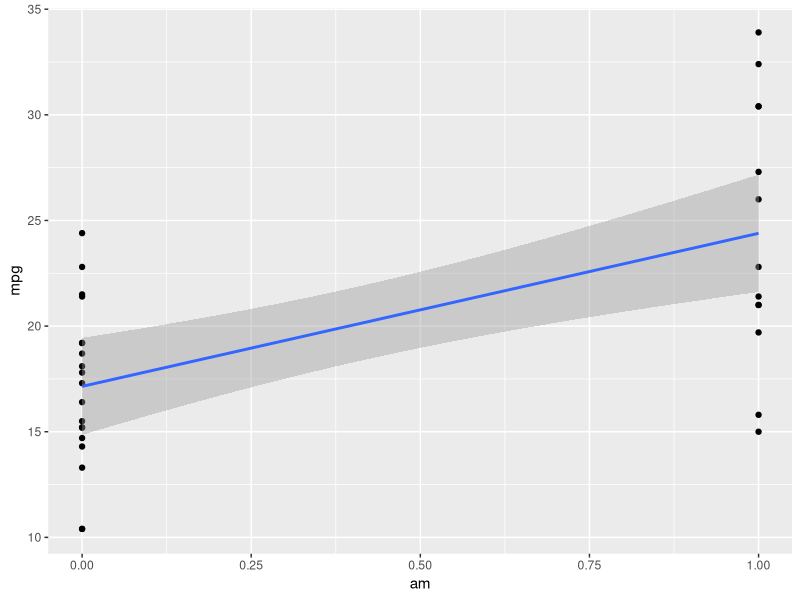
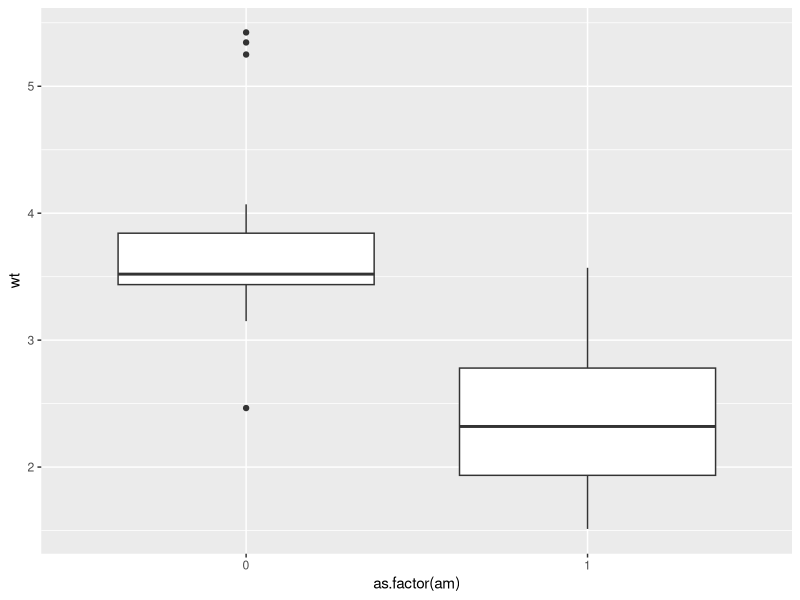
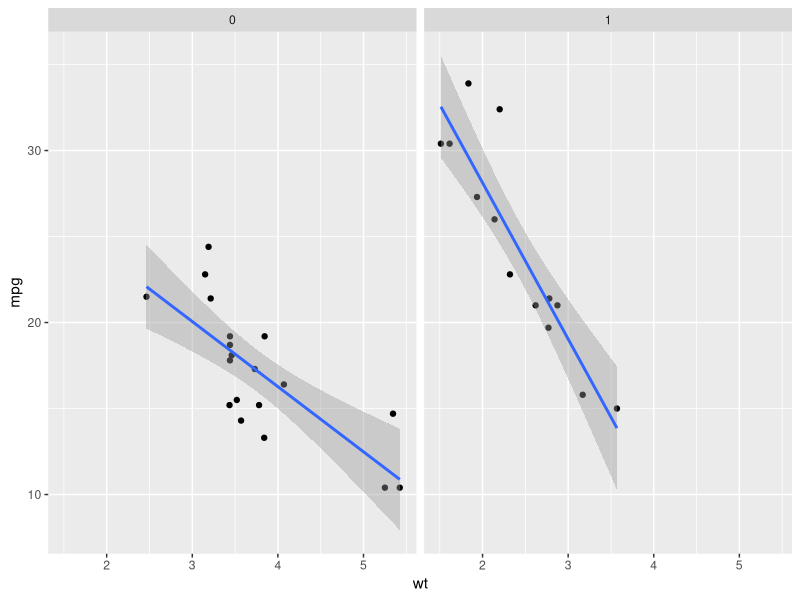
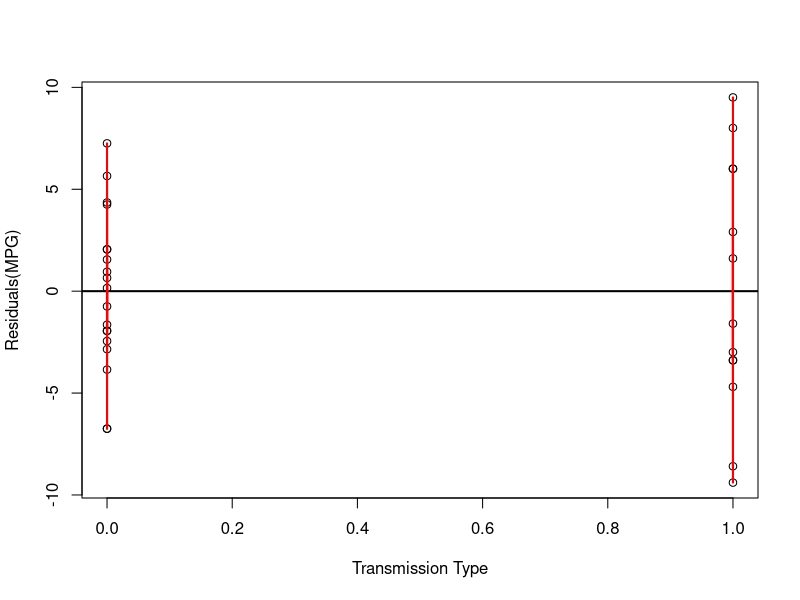

The R source for these figures, in order:
## ---- chunk 1
fit <- lm(mpg ~ am, data=mtcars)
summary(fit)$coef
library(ggplot2)
g <- ggplot(mtcars, aes(am, mpg)) + geom_point() + geom_smooth(method="lm")
g
## ---- chunk 2

library(ggplot2)
g <- ggplot(mtcars, aes(as.factor(am), wt)) + geom_boxplot()
g
## ---- chunk 3
fit <- lm(mpg ~ wt + am, data=mtcars)
summary(fit)$coef
## ---- chunk 4
library(ggplot2)
g <- ggplot(mtcars, aes(wt, mpg)) + geom_point() + facet_grid(. ~ am) + geom_smooth(method="lm")
g
## ---- chunk 5
data(mtcars)
fit <- lm(mpg ~ am, data=mtcars)
e <- resid(fit)
x <- mtcars$am
plot(x, e, xlab = "Transmission Type", ylab = "Residuals(MPG)")
abline(h=0, lwd=2)
for(i in 1:length(x))
  lines(c(x[i], x[i]), c(e[i], 0), col="red", lwd=2)
